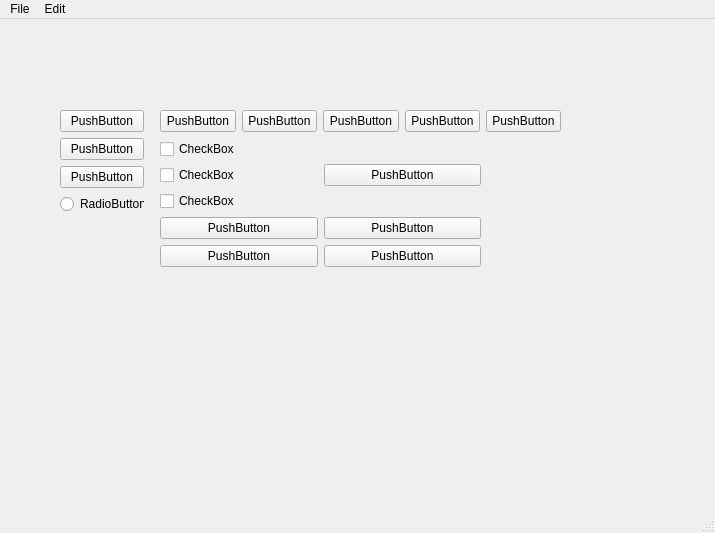
<?xml version="1.0" encoding="UTF-8"?>
<ui version="4.0">
 <class>MainWindow</class>
 <widget class="QMainWindow" name="MainWindow">
  <property name="geometry">
   <rect>
    <x>0</x>
    <y>0</y>
    <width>715</width>
    <height>533</height>
   </rect>
  </property>
  <property name="windowTitle">
   <string>MainWindow</string>
  </property>
  <widget class="QWidget" name="centralwidget">
   <widget class="QWidget" name="">
    <property name="geometry">
     <rect>
      <x>160</x>
      <y>90</y>
      <width>401</width>
      <height>25</height>
     </rect>
    </property>
    <layout class="QHBoxLayout" name="horizontalLayout">
     <item>
      <widget class="QPushButton" name="pushButton_10">
       <property name="text">
        <string>PushButton</string>
       </property>
      </widget>
     </item>
     <item>
      <widget class="QPushButton" name="pushButton_6">
       <property name="text">
        <string>PushButton</string>
       </property>
      </widget>
     </item>
     <item>
      <widget class="QPushButton" name="pushButton_8">
       <property name="text">
        <string>PushButton</string>
       </property>
      </widget>
     </item>
     <item>
      <widget class="QPushButton" name="pushButton_7">
       <property name="text">
        <string>PushButton</string>
       </property>
      </widget>
     </item>
     <item>
      <widget class="QPushButton" name="pushButton_9">
       <property name="text">
        <string>PushButton</string>
       </property>
      </widget>
     </item>
    </layout>
   </widget>
   <widget class="QWidget" name="">
    <property name="geometry">
     <rect>
      <x>60</x>
      <y>91</y>
      <width>84</width>
      <height>106</height>
     </rect>
    </property>
    <layout class="QVBoxLayout" name="verticalLayout">
     <item>
      <widget class="QPushButton" name="pushButton_3">
       <property name="text">
        <string>PushButton</string>
       </property>
      </widget>
     </item>
     <item>
      <widget class="QPushButton" name="pushButton_4">
       <property name="text">
        <string>PushButton</string>
       </property>
      </widget>
     </item>
     <item>
      <widget class="QPushButton" name="pushButton_5">
       <property name="text">
        <string>PushButton</string>
       </property>
      </widget>
     </item>
     <item>
      <widget class="QRadioButton" name="radioButton">
       <property name="text">
        <string>RadioButton</string>
       </property>
      </widget>
     </item>
    </layout>
   </widget>
   <widget class="QWidget" name="">
    <property name="geometry">
     <rect>
      <x>160</x>
      <y>120</y>
      <width>321</width>
      <height>131</height>
     </rect>
    </property>
    <layout class="QVBoxLayout" name="verticalLayout_3">
     <item>
      <layout class="QHBoxLayout" name="horizontalLayout_4">
       <item>
        <layout class="QVBoxLayout" name="verticalLayout_2">
         <item>
          <widget class="QCheckBox" name="checkBox_2">
           <property name="text">
            <string>CheckBox</string>
           </property>
          </widget>
         </item>
         <item>
          <widget class="QCheckBox" name="checkBox_3">
           <property name="text">
            <string>CheckBox</string>
           </property>
          </widget>
         </item>
         <item>
          <widget class="QCheckBox" name="checkBox_4">
           <property name="text">
            <string>CheckBox</string>
           </property>
          </widget>
         </item>
        </layout>
       </item>
       <item>
        <widget class="QPushButton" name="pushButton_15">
         <property name="text">
          <string>PushButton</string>
         </property>
        </widget>
       </item>
      </layout>
     </item>
     <item>
      <layout class="QHBoxLayout" name="horizontalLayout_2">
       <item>
        <widget class="QPushButton" name="pushButton_11">
         <property name="text">
          <string>PushButton</string>
         </property>
        </widget>
       </item>
       <item>
        <widget class="QPushButton" name="pushButton_13">
         <property name="text">
          <string>PushButton</string>
         </property>
        </widget>
       </item>
      </layout>
     </item>
     <item>
      <layout class="QHBoxLayout" name="horizontalLayout_3">
       <item>
        <widget class="QPushButton" name="pushButton_14">
         <property name="text">
          <string>PushButton</string>
         </property>
        </widget>
       </item>
       <item>
        <widget class="QPushButton" name="pushButton_12">
         <property name="text">
          <string>PushButton</string>
         </property>
        </widget>
       </item>
      </layout>
     </item>
    </layout>
   </widget>
  </widget>
  <widget class="QMenuBar" name="menubar">
   <property name="geometry">
    <rect>
     <x>0</x>
     <y>0</y>
     <width>715</width>
     <height>21</height>
    </rect>
   </property>
   <widget class="QMenu" name="menuFile">
    <property name="title">
     <string>File</string>
    </property>
    <widget class="QMenu" name="menuCopy">
     <property name="title">
      <string>Copy</string>
     </property>
     <addaction name="actionSebagian"/>
     <addaction name="actionSemuanya"/>
    </widget>
    <addaction name="actionNew"/>
    <addaction name="menuCopy"/>
    <addaction name="actionExit"/>
   </widget>
   <widget class="QMenu" name="menuEdit">
    <property name="title">
     <string>Edit</string>
    </property>
   </widget>
   <addaction name="menuFile"/>
   <addaction name="menuEdit"/>
  </widget>
  <widget class="QStatusBar" name="statusbar"/>
  <action name="actionNew">
   <property name="text">
    <string>New</string>
   </property>
  </action>
  <action name="actionExit">
   <property name="text">
    <string>Exit</string>
   </property>
  </action>
  <action name="actionSebagian">
   <property name="text">
    <string>Sebagian</string>
   </property>
  </action>
  <action name="actionSemuanya">
   <property name="text">
    <string>Semuanya</string>
   </property>
  </action>
 </widget>
 <resources/>
 <connections/>
</ui>
